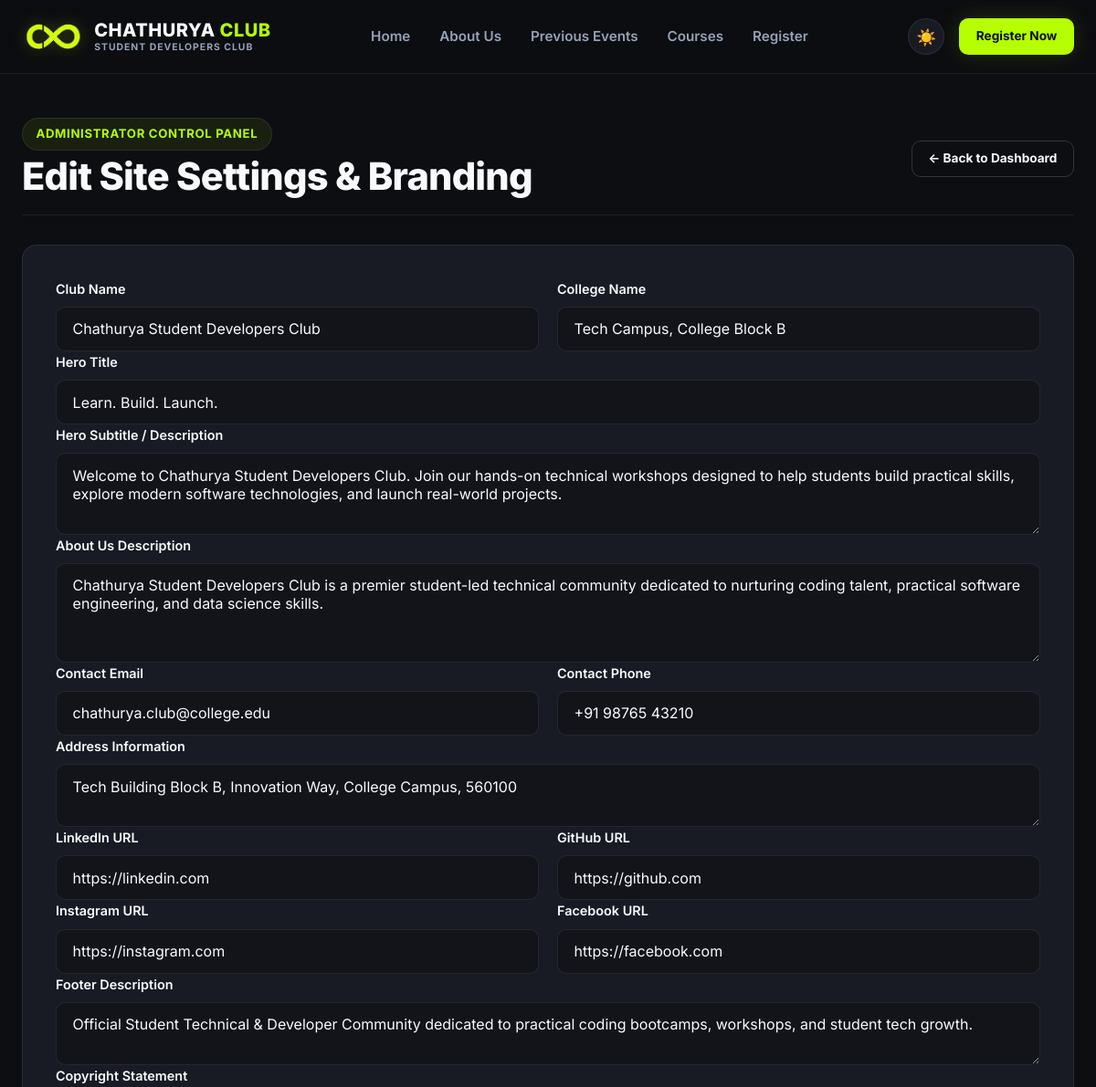
The page /custom-admin/settings/ (signed in, upper part) on the database as committed earlier.
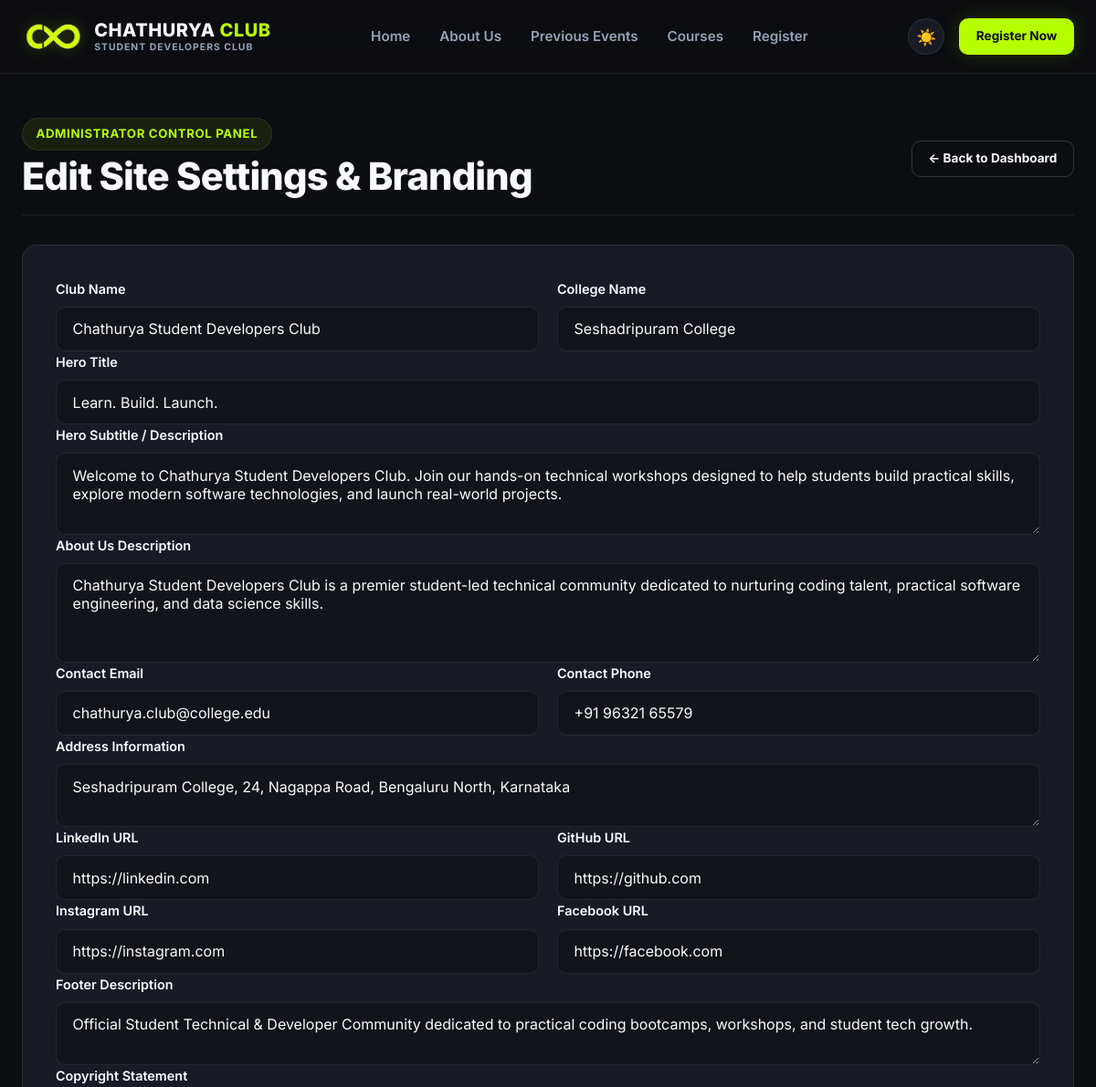
The same page on the database as committed later.
### workshop/models.py (models this page shows, shortened)
class SiteSettings(models.Model):
    club_name = models.CharField(max_length=200, default='Chathurya Student Developers Club')
    college_name = models.CharField(max_length=200, default='Tech Campus, College Block B')
    logo = models.ImageField(upload_to='logos/', blank=True, null=True)
    hero_title = models.CharField(max_length=200, default='Learn. Build. Launch.')
    hero_subtitle = models.TextField(default='Welcome to Chathurya Student Developers Club. Join our hands-on technical workshops designed to help students build practical skills, explore modern software technologies, and launch real-world projects.')
    about_text = models.TextField(default='Chathurya Student Developers Club is a premier student-led technical community dedicated to nurturing coding talent, practical software engineering, and data science skills.')
    contact_email = models.EmailField(default='chathurya.club@college.edu')
    contact_phone = models.CharField(max_length=50, default='+91 98765 43210')
    address = models.TextField(default='Tech Building Block B, Innovation Way, College Campus, 560100')
    instagram_url = models.URLField(blank=True, default='https://instagram.com')
    facebook_url = models.URLField(blank=True, default='https://facebook.com')
    linkedin_url = models.URLField(blank=True, default='https://linkedin.com')
    github_url = models.URLField(blank=True, default='https://github.com')
    footer_text = models.TextField(default='Official Student Technical & Developer Community dedicated to practical coding bootcamps, workshops, and student tech growth.')
    copyright_text = models.CharField(max_length=200, default='© 2026 Chathurya Student Developers Club. All Rights Reserved.')
    class Meta:
        verbose_name = 'Site Settings'
        verbose_name_plural = 'Site Settings'
    @classmethod
    def load(cls):
        obj, created = cls.objects.get_or_create(pk=1)
        return obj

### workshop/views.py (the view)
# urls.py: path('custom-admin/settings/', views.admin_settings_edit_view, name='admin_settings_edit'),
@user_passes_test(is_staff_user, login_url='admin_login')
def admin_settings_edit_view(request):
    site_settings = SiteSettings.load()
    if request.method == 'POST':
        form = SiteSettingsForm(request.POST, request.FILES, instance=site_settings)
        if form.is_valid():
            form.save()
            messages.success(request, 'Site Settings updated successfully.')
            return redirect('admin_settings_edit')
    else:
        form = SiteSettingsForm(instance=site_settings)
    return render(request, 'workshop/dashboard/settings_edit.html', {'form': form, 'site_settings': site_settings})

### workshop/views.py (called while the page is built)
def is_staff_user(user):
    return user.is_authenticated and user.is_staff

### workshop/templates/workshop/dashboard/settings_edit.html (shortened to what this page needs)
{% extends 'workshop/base.html' %}
{% load static %}
{% block content %}
<section class="detail-section" style="padding-top: 3rem; padding-bottom: 5rem;">
  <div class="container">
    <div style="display: flex; justify-content: space-between; align-items: center; flex-wrap: wrap; gap: 1rem; margin-bottom: 2rem; border-bottom: 1px solid var(--border-subtle); padding-bottom: 1rem;">
      <div>
        <div class="badge" style="margin-bottom: 0.25rem;">Administrator Control Panel</div>
        <h2>Edit Site Settings &amp; Branding</h2>
      </div>
      <div>
        <a href="{% url 'admin_dashboard' %}" class="btn btn-secondary btn-sm">← Back to Dashboard</a>
      </div>
    </div>
    <div class="detail-card">
      <form method="POST" enctype="multipart/form-data">
        <div class="form-row">
          <div class="form-group">
            <label>Club Name</label>
            {{ form.club_name }}
          </div>
          <div class="form-group">
            <label>College Name</label>
            {{ form.college_name }}
          </div>
        </div>
        <div class="form-group">
          <label>Hero Title</label>
          {{ form.hero_title }}
        </div>
        <div class="form-group">
          <label>Hero Subtitle / Description</label>
          {{ form.hero_subtitle }}
        </div>
        <div class="form-group">
          <label>About Us Description</label>
          {{ form.about_text }}
        </div>
        <div class="form-row">
          <div class="form-group">
            <label>Contact Email</label>
            {{ form.contact_email }}
          </div>
          <div class="form-group">
            <label>Contact Phone</label>
            {{ form.contact_phone }}
          </div>
        </div>
        <div class="form-group">
          <label>Address Information</label>
          {{ form.address }}
        </div>
        <div class="form-row">
          <div class="form-group">
            <label>LinkedIn URL</label>
            {{ form.linkedin_url }}
          </div>
          <div class="form-group">
            <label>GitHub URL</label>
            {{ form.github_url }}
          </div>
        </div>
        <div class="form-row">
          <div class="form-group">
            <label>Instagram URL</label>
            {{ form.instagram_url }}
          </div>
          <div class="form-group">
            <label>Facebook URL</label>
            {{ form.facebook_url }}
          </div>
        </div>
        <div class="form-group">
          <label>Footer Description</label>
          {{ form.footer_text }}
        </div>
        <div class="form-group">
          <label>Copyright Statement</label>
        </div>
      </form>
    </div>
  </div>
</section>
{% endblock %}

Rows that differ between the two databases and show on the page:
changed SiteSettings "Chathurya Student Developers Club": college_name "Tech Campus, College Block B" → "Seshadripuram College"; contact_phone "+91 98765 43210" → "+91 96321 65579"; address "Tech Building Block B, Innovation Way, College Campus, 560100" → "Seshadripuram College, 24, Nagappa Road, Bengaluru North, Karnataka"
